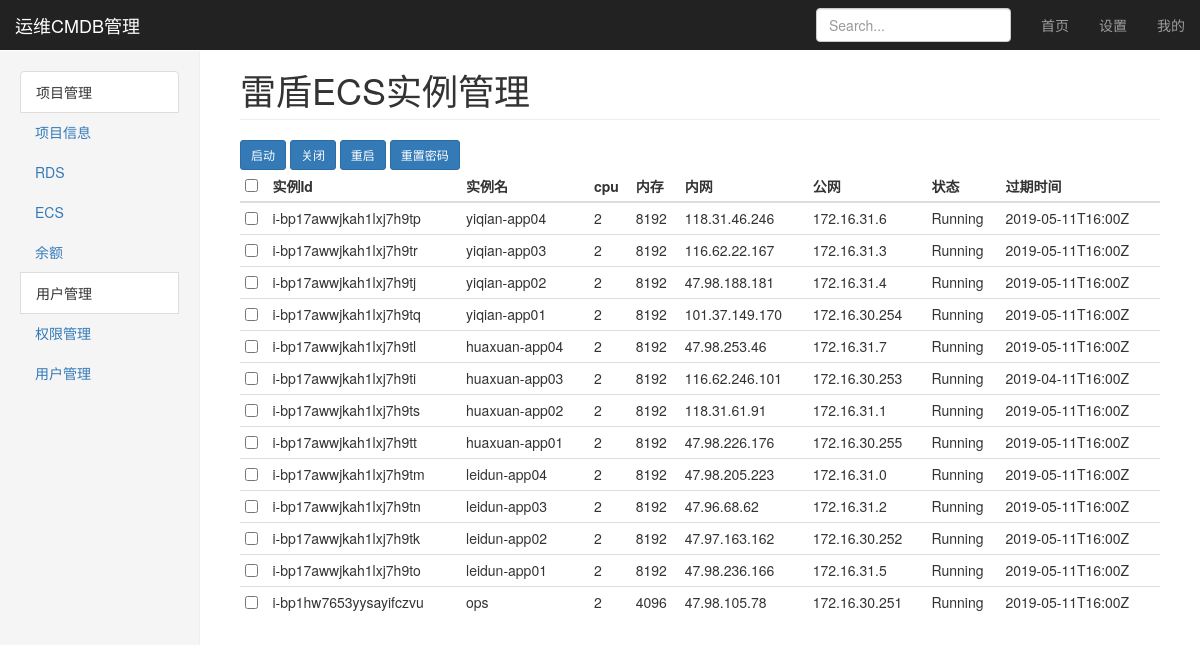
The page /ecs_detail/雷盾 (signed in) on the database its author committed.
### information/models.py (models this page shows)
class EcsInfo(models.Model):
    p_name = models.CharField(max_length=32,null=True,verbose_name="项目名")
    instanceId = models.CharField(max_length=32,unique=True,verbose_name="ECS实例id",null=True)
    instanceName = models.CharField(max_length=32,verbose_name="ECS实例名字",null=True)
    cpu = models.IntegerField(verbose_name="cpu 个数",null=True)
    memory = models.IntegerField(verbose_name="内存",null=True)
    pivIp = models.CharField(max_length=32,verbose_name="私有IP",null=True)
    pubIp = models.CharField(max_length=32,verbose_name="公有IP",null=True)
    status = models.CharField(max_length=32,verbose_name="实例状态",null=True)
    expireTime = models.CharField(max_length=32,verbose_name="过期时间",null=True)

### information/views.py (the view)
    def inner(request,*args, **kwargs):
        is_login = request.session.get('is_login',None)
        if is_login:
            return func(request,*args, **kwargs)
        else:
            return redirect('/login/')

### information/views.py (called while the page is built)
def auth(func):
    def inner(request,*args, **kwargs):
        is_login = request.session.get('is_login',None)
        if is_login:
            return func(request,*args, **kwargs)
        else:
            return redirect('/login/')
    return inner

@auth
def ecs_detail(request,p_name):
    ecs_info = models.EcsInfo.objects.filter(p_name=p_name)
    return  render(request,'information/ecs_detail.html',{'p_name': p_name,'ecs_info':ecs_info})

### templates/information/ecs_detail.html (shortened to what this page needs)
{% extends "base.html" %}
{% block content %}
<div class="col-sm-9 col-sm-offset-3 col-md-10 col-md-offset-2 main">
    <h1 class="page-header">{{ p_name }}ECS实例管理</h1>
    <div>
        <div style="height: 40px;">
            <button class="btn btn-sm btn-primary start">启动</button>
            <button class="btn btn-sm btn-primary stop" >关闭</button>
            <button class="btn btn-sm btn-primary restart">重启</button>
            <button class="btn btn-sm btn-primary reset" data-toggle="modal" data-target="#myModal">重置密码</button>
    <table class="table table-condensed">
      <thead>
        <tr>
          <th><input type="checkbox" name="instance_id" id="checkALL" onclick="choiceAll()"/></th>
          <th >实例Id</th>
          <th >实例名</th>
          <th>cpu</th>
          <th>内存</th>
          <th>内网</th>
          <th>公网</th>
          <th>状态</th>
          <th>过期时间</th>
        </tr>
      </thead>
      <tbody>
        {% for row in ecs_info %}
        <tr p-name="{ row.p_name }">
          <td><input type="checkbox" name="ecs_id" id="{{ row.id }}"/></td>
          <td >{{ row.instanceId }}</td>
          <td>{{ row.instanceName }}</td>
          <td>{{ row.cpu }}</td>
          <td>{{ row.memory }}</td>
          <td>{{ row.pivIp }}</td>
          <td>{{ row.pubIp }}</td>
          <td>{{ row.status }}</td>
          <td>{{ row.expireTime }}</td>
            {% empty %}
           <td>暂无相关数据</td>
        </tr>
      {% endfor %}
      </tbody>
    </table>
  </div>
</div>
</div>
{% endblock %}

### templates/base.html (shortened to what this page needs)
<!DOCTYPE html>
<html lang="en">
  <head>
    <link href="/static/bootstamp/css/bootstrap.min.css" rel="stylesheet">
      <link href="/static/bootstamp/css/bootstrap-table.min.css" rel="stylesheet">
    <link href="/static/bootstamp/css/dashboard.css" rel="stylesheet">
  </head>
  <body>
    <nav class="navbar navbar-inverse navbar-fixed-top">
      <div class="container-fluid">
        <div class="navbar-header">
          <a class="navbar-brand" href="/index/">运维CMDB管理</a>
        </div>
        <div id="navbar" class="navbar-collapse collapse">
          <ul class="nav navbar-nav navbar-right">
            <li><a href="/index/">首页</a></li>
            <li><a href="#">设置</a></li>
            <li><a href="#">我的</a></li>
          </ul>
          <form class="navbar-form navbar-right">
            <input type="text" class="form-control" placeholder="Search...">
          </form>
        </div>
      </div>
    </nav>
    <div class="container-fluid">
      <div class="row">
        <div class="col-sm-3 col-md-2 sidebar">
          <div class="list-group ">
                <div class="list-group-item nav-header"  >项目管理</div>
                <ul id="dashboard-menu" class="nav nav-list ">
                    <li><a href="/project_info">项目信息</a></li>
                    <li ><a href="/rds_info">RDS</a></li>
                    <li ><a href="/ecs_info">ECS</a></li>
                    <li ><a href="#">余额</a></li>
                </ul>
               <div  class="list-group-item nav-header" >用户管理</div>
                <ul id="dashboard-menu1" class="nav nav-list ">
                    <li><a href="index.html">权限管理</a></li>
                    <li ><a href="users.html">用户管理</a></li>
                </ul>
            </div>
        </div>
      </div>
    </div>
    {% block content %} {% endblock %}
  </body>
</html>

### static/bootstamp/css/dashboard.css (style rules this page uses)
body { padding-top: 50px; }
.navbar-fixed-top { border: 0; }
.sidebar { display: none; }
@media (min-width: 768px) { .sidebar { position: fixed; top: 51px; bottom: 0; left: 0; z-index: 1000; display: block; padding: 20px; overflow-x: hidden; overflow-y: auto; background-color: #f5f5f5; border-right: 1px solid #eee; } }
.main { padding: 20px; }
@media (min-width: 768px) { .main { padding-right: 40px; padding-left: 40px; } }
.main .page-header { margin-top: 0; }

### rows shown on the page
EcsInfo: instanceId "i-bp17awwjkah1lxj7h9tp", instanceName "yiqian-app04", cpu "2", memory "8192", pivIp "118.31.46.246", pubIp "172.16.31.6", status "Running", expireTime "2019-05-11T16:00Z"
EcsInfo: instanceId "i-bp17awwjkah1lxj7h9tr", instanceName "yiqian-app03", cpu "2", memory "8192", pivIp "116.62.22.167", pubIp "172.16.31.3", status "Running", expireTime "2019-05-11T16:00Z"
EcsInfo: instanceId "i-bp17awwjkah1lxj7h9tj", instanceName "yiqian-app02", cpu "2", memory "8192", pivIp "47.98.188.181", pubIp "172.16.31.4", status "Running", expireTime "2019-05-11T16:00Z"
EcsInfo: instanceId "i-bp17awwjkah1lxj7h9tq", instanceName "yiqian-app01", cpu "2", memory "8192", pivIp "101.37.149.170", pubIp "172.16.30.254", status "Running", expireTime "2019-05-11T16:00Z"
EcsInfo: instanceId "i-bp17awwjkah1lxj7h9tl", instanceName "huaxuan-app04", cpu "2", memory "8192", pivIp "47.98.253.46", pubIp "172.16.31.7", status "Running", expireTime "2019-05-11T16:00Z"
EcsInfo: instanceId "i-bp17awwjkah1lxj7h9ti", instanceName "huaxuan-app03", cpu "2", memory "8192", pivIp "116.62.246.101", pubIp "172.16.30.253", status "Running", expireTime "2019-04-11T16:00Z"
EcsInfo: instanceId "i-bp17awwjkah1lxj7h9ts", instanceName "huaxuan-app02", cpu "2", memory "8192", pivIp "118.31.61.91", pubIp "172.16.31.1", status "Running", expireTime "2019-05-11T16:00Z"
EcsInfo: instanceId "i-bp17awwjkah1lxj7h9tt", instanceName "huaxuan-app01", cpu "2", memory "8192", pivIp "47.98.226.176", pubIp "172.16.30.255", status "Running", expireTime "2019-05-11T16:00Z"
EcsInfo: instanceId "i-bp17awwjkah1lxj7h9tm", instanceName "leidun-app04", cpu "2", memory "8192", pivIp "47.98.205.223", pubIp "172.16.31.0", status "Running", expireTime "2019-05-11T16:00Z"
EcsInfo: instanceId "i-bp17awwjkah1lxj7h9tn", instanceName "leidun-app03", cpu "2", memory "8192", pivIp "47.96.68.62", pubIp "172.16.31.2", status "Running", expireTime "2019-05-11T16:00Z"
EcsInfo: instanceId "i-bp17awwjkah1lxj7h9tk", instanceName "leidun-app02", cpu "2", memory "8192", pivIp "47.97.163.162", pubIp "172.16.30.252", status "Running", expireTime "2019-05-11T16:00Z"
EcsInfo: instanceId "i-bp17awwjkah1lxj7h9to", instanceName "leidun-app01", cpu "2", memory "8192", pivIp "47.98.236.166", pubIp "172.16.31.5", status "Running", expireTime "2019-05-11T16:00Z"
EcsInfo: instanceId "i-bp1hw7653yysayifczvu", instanceName "ops", cpu "2", memory "4096", pivIp "47.98.105.78", pubIp "172.16.30.251", status "Running", expireTime "2019-05-11T16:00Z"

### other values the page prints
{{ p_name }} "雷盾"
